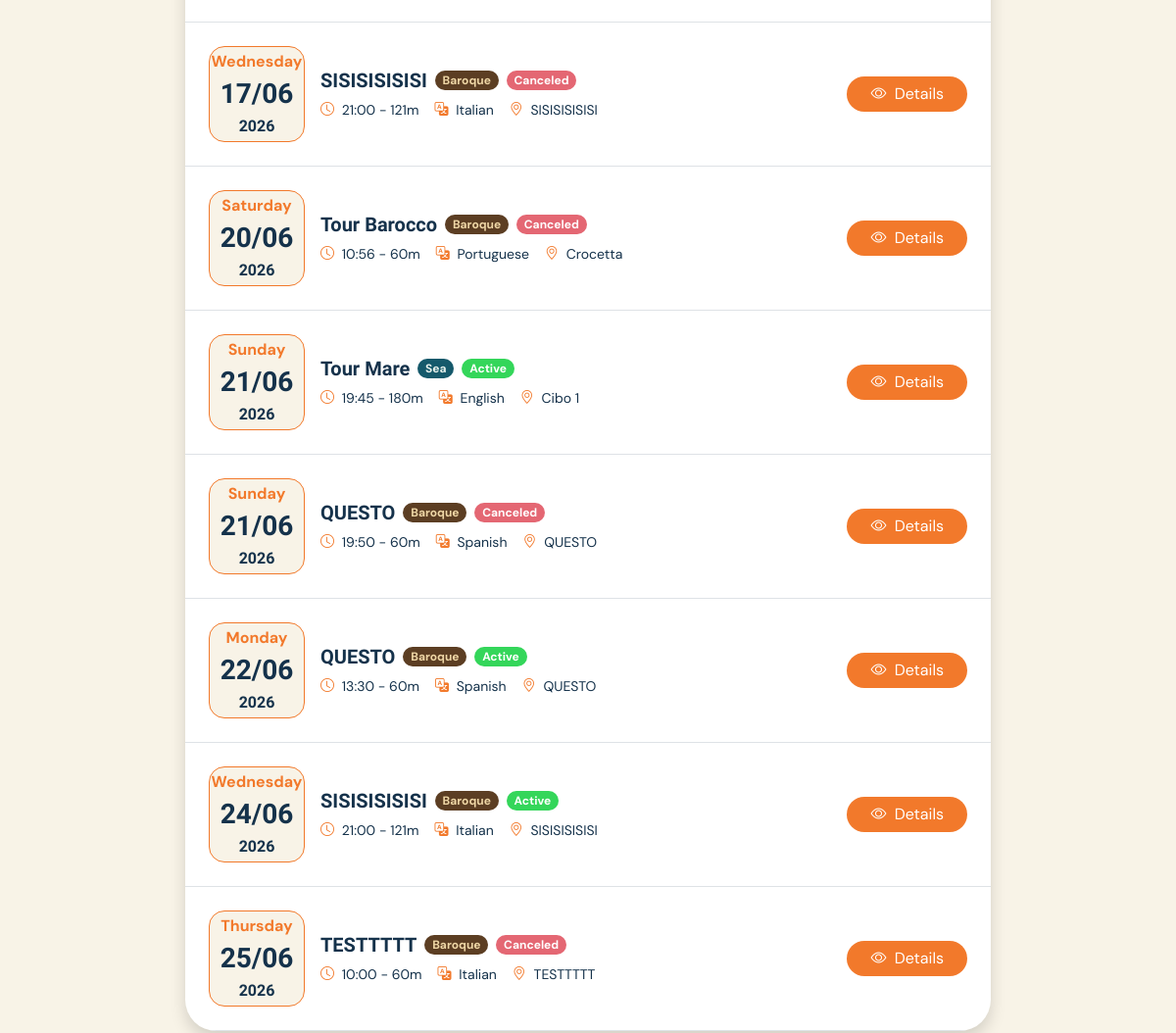
The app's page /schedule (signed in, middle part), older data.
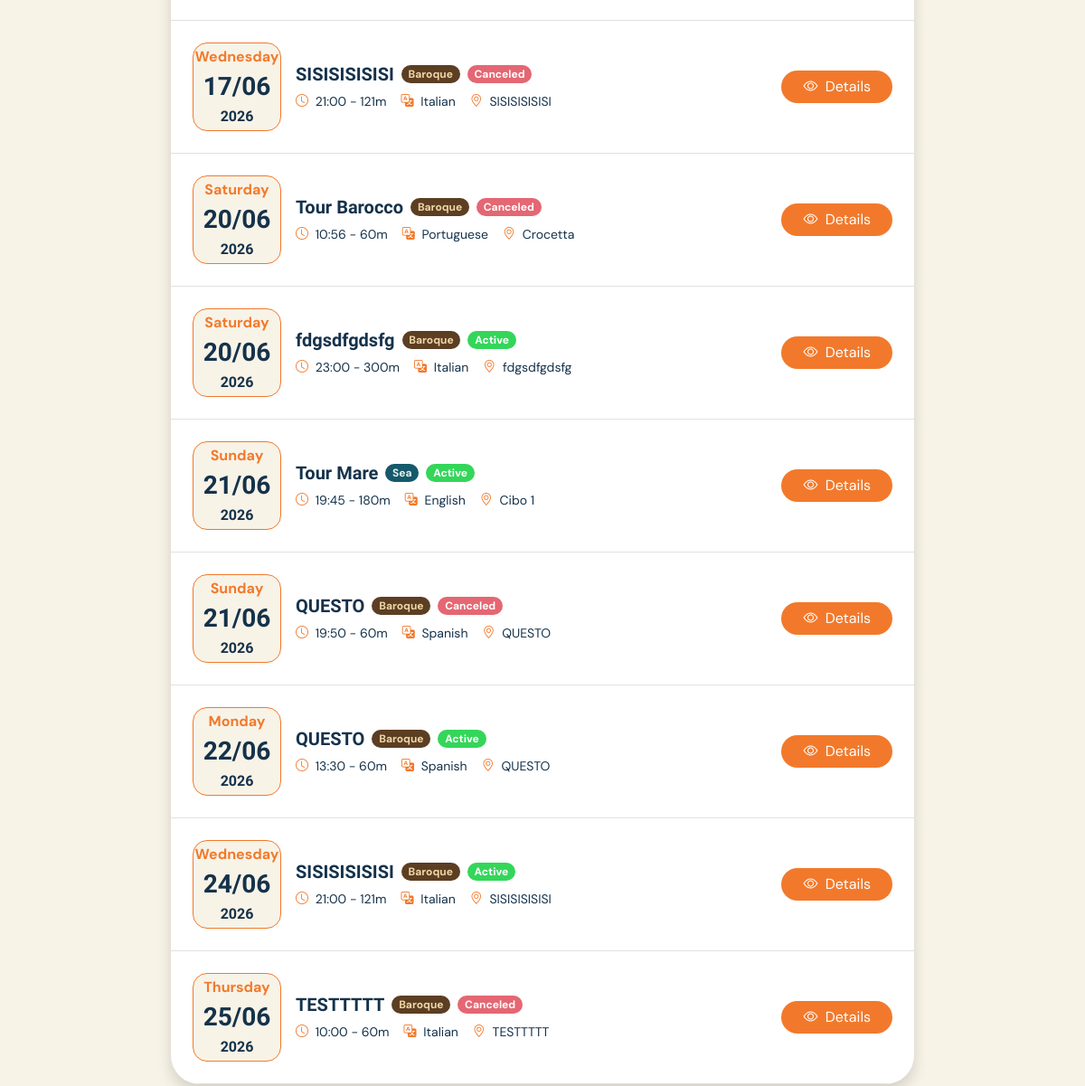
The same page, newer data.
### tables this page shows
CREATE TABLE "tour_occurrences" (
	"id"	TEXT,
	"tour_id"	TEXT NOT NULL,
	"date"	TEXT NOT NULL,
	"start_time"	TEXT NOT NULL,
	"state"	TEXT NOT NULL DEFAULT 'not_departed',
	PRIMARY KEY("id"),
	FOREIGN KEY("tour_id") REFERENCES "tours"("id")
);

CREATE TABLE "tours" (
	"id"	TEXT,
	"guide_id"	TEXT NOT NULL,
	"language_id"	TEXT NOT NULL,
	"title"	TEXT NOT NULL,
	"description"	TEXT NOT NULL,
	"duration"	INTEGER NOT NULL,
	"max_participants"	INTEGER NOT NULL,
	"theme_id"	INTEGER NOT NULL,
	"state"	TEXT NOT NULL DEFAULT 'active',
	PRIMARY KEY("id"),
	FOREIGN KEY("guide_id") REFERENCES "users"("id") ON DELETE CASCADE,
	FOREIGN KEY("language_id") REFERENCES "languages"("id") ON DELETE CASCADE,
	FOREIGN KEY("theme_id") REFERENCES "tour_themes"("id")
);

CREATE TABLE "tour_themes" (
	"id"	INTEGER,
	"name"	TEXT NOT NULL,
	"emoji"	TEXT NOT NULL,
	"description"	TEXT NOT NULL,
	PRIMARY KEY("id" AUTOINCREMENT)
);

CREATE TABLE "languages" (
	"id"	INTEGER,
	"name"	TEXT NOT NULL UNIQUE,
	PRIMARY KEY("id" AUTOINCREMENT)
);

CREATE TABLE "stops" (
	"id"	TEXT,
	"tour_id"	TEXT NOT NULL,
	"place_name"	TEXT NOT NULL,
	"order_number"	INTEGER NOT NULL,
	PRIMARY KEY("id"),
	FOREIGN KEY("tour_id") REFERENCES "tours"("id") ON DELETE CASCADE
);

### app.py (the view)
@login_required
@app.route("/schedule")
def personal_schedule():
    today = date.today()
    if current_user.role == "guide":
        occurrences = occurrencies_dao.get_not_empty_occurrences_by_guide_id(current_user.id)
        for occurrence in occurrences:
            occurrence.tour = tours_dao.get_tour_by_id(occurrence.tour_id)
            occurrence.tour.language = languages_dao.get_language_by_id(occurrence.tour.language_id)["name"]
            occurrence.tour.theme = themes_dao.get_theme_by_id(occurrence.tour.theme_id)
            occurrence.tour.stops = stops_dao.get_first_stop_by_tour(occurrence.tour)
        upcoming = occurrences
    else:
        reservations = reservations_dao.get_reservations_by_participant_id(current_user.id)
        occurrencies = []
        for reservation in reservations:
            occurrence = occurrencies_dao.get_occurrence_by_id(reservation.occurrence_id)
            occurrence.tour = tours_dao.get_tour_by_id(occurrence.tour_id)
            occurrence.tour.language = languages_dao.get_language_by_id(occurrence.tour.language_id)["name"]
            occurrence.tour.theme = themes_dao.get_theme_by_id(occurrence.tour.theme_id)
            occurrence.tour.stops = stops_dao.get_first_stop_by_tour(occurrence.tour)
            occurrence.reservation = reservation
            occurrencies.append(occurrence)
        upcoming = occurrencies
    return render_template("personal_schedule.html", upcoming=upcoming)

### app.py (called while the page is built)
@login_manager.user_loader
def load_user(user_id):
    db_user=users_dao.get_user_by_id(user_id)
    return db_user

### database/daos/languages.py (called while the page is built)
@connect_db
def get_language_by_id(conn, cursor, id):
    query="SELECT * FROM languages WHERE id=(?)"
    cursor.execute(query, (id,))
    language=cursor.fetchone()
    if language is None:
        return None
    return dict(language)

### database/daos/occurrencies.py (called while the page is built)
@connect_db
def get_occurrence_by_id(conn, cursor, occurrence_id):
    query="SELECT * FROM tour_occurrences WHERE id=(?)"
    cursor.execute(query, (occurrence_id,))
    occurrence=cursor.fetchone()
    if occurrence is None:
        return None
    occurrence_obj=Occurrence(occurrence["id"], occurrence["tour_id"], datetime.datetime.strptime(occurrence["date"], "%Y-%m-%d").date(), occurrence["start_time"], occurrence["state"])
    return occurrence_obj

### database/daos/stops.py (called while the page is built)
@connect_db
def get_first_stop_by_tour(conn, cursor, tour):
    query = "SELECT place_name FROM stops WHERE tour_id=(?) ORDER BY order_number ASC LIMIT 1"
    cursor.execute(query, (tour.id,))
    stop = cursor.fetchone()
    if stop:
        return stop["place_name"]
    else:
        return None

### database/daos/themes.py (called while the page is built)
@connect_db
def get_theme_by_id(conn, cursor, id):
    query="SELECT * FROM tour_themes WHERE id=(?)"
    cursor.execute(query, (id,))
    theme=cursor.fetchone()
    if theme is None:
        return None
    theme_obj=Theme(theme["id"], theme["name"], theme["emoji"], theme["description"])
    return theme_obj

### database/daos/tours.py (called while the page is built)
@connect_db
def get_tour_by_id(conn, cursor, id):
    query="SELECT * FROM tours WHERE id=(?)"
    cursor.execute(query, (id,))
    tour=cursor.fetchone()
    if tour is None:
        return None
    tour_obj=Tour(tour["id"], tour["title"], tour["description"], tour["duration"], tour["max_participants"], tour["theme_id"], tour["language_id"], tour["guide_id"], tour["state"])
    return tour_obj

### database/daos/users.py (called while the page is built)
@connect_db
def get_user_by_id(conn, cursor, id):
    query="SELECT * FROM users WHERE id=(?)"
    cursor.execute(query, (id,))
    user=cursor.fetchone()
    if user is None:
        return None
    user_obj=User(user["id"], user["role"], user["email"], user["password"], user["first_name"], user["last_name"], user["profile_photo"])
    return user_obj

### templates/personal_schedule.html (shortened to what this page needs)
{% extends "base.html" %}
{% block content %}
<main class="mx-4 my-5">
    <div class="container w-75">
        <section class="mb-5">
            <div class="bg-white rounded-5 shadow overflow-hidden">
                {% if upcoming|length > 0 %}
                {% for occurrence in upcoming %}
                {% include "booking_card.html" %}
                {% endfor %}
                {% else %}
                <div class="d-flex justify-content-center p-4">
                    <p class="mb-0">No upcoming occurrences found</p>
                </div>
                {% endif %}
            </div>
        </section>
    </div>
</main>
{% endblock %}

### templates/base.html (shortened to what this page needs)
<!doctype html>
<html lang="en">
<head>
    <link href="https://cdn.jsdelivr.net/npm/bootstrap@5.3.5/dist/css/bootstrap.min.css" rel="stylesheet"
>
    <link rel="stylesheet" href="https://cdn.jsdelivr.net/npm/bootstrap-icons@1.11.3/font/bootstrap-icons.min.css">
    <link rel="stylesheet" href="{{ url_for('static', filename='css/style.css') }}">
    <link rel="stylesheet" href="{{ url_for('static', filename='css/themes.css') }}">
    <link rel="stylesheet" href="https://cdn.jsdelivr.net/npm/flatpickr/dist/flatpickr.min.css">
</head>
<body>
    <div class="container-fluid">
        {%block content %}{% endblock %}
    </div>
</body>
</html>

### templates/booking_card.html
<div class="d-flex flex-row align-items-center justify-content-between gap-3 p-4 border-bottom">
    <div class="d-flex align-items-center gap-3">
        <div class="rounded-4 lecce-profile-date p-5">
            <span class="lecce-primary-color fw-bold mb-0 fs-6">{{ occurrence.date.strftime('%A') }}</span>
            <span class="lecce-text-impact lecce-secondary-color fw-bold fs-3 mb-0">{{ occurrence.date.strftime('%d/%m')
                }}</span>
            <span class="lecce-text-impact lecce-secondary-color fw-bold fs-6 mb-0">{{ occurrence.date.strftime('%Y')
                }}</span>
        </div>
        <div>
            <div class="d-flex align-items-center gap-2 mb-2">
                <h3 class="h5 lecce-text-impact lecce-secondary-color fw-bold m-0">
                    <a href="{{ url_for('tour', id=occurrence.tour.id) }}"
                        class="text-decoration-none lecce-secondary-color">
                        {{ occurrence.tour.title }}
                    </a>
                </h3>
                <div
                    class="badge rounded-4 lecce-{{ occurrence.tour.theme.name.lower() }}-background lecce-{{ occurrence.tour.theme.name.lower() }}-text">
                    {{ occurrence.tour.theme.name }}</div>
                {% if occurrence.reservation is not none and occurrence.reservation.state == "canceled" %}
                <div class="badge rounded-4 lecce-negative-background">Canceled</div>
                {% endif %}
                {% if occurrence.reservation is not none and occurrence.reservation.state == "active" %}
                <div class="badge rounded-4 lecce-positive-background">Active</div>
                {% endif %}
            </div>
            <div class="d-flex flex-wrap gap-3 small lecce-secondary-color">
                <span>
                    <i class="bi bi-clock lecce-primary-color me-1"></i>
                    {{ occurrence.start_time }} - {{ occurrence.tour.duration }}m
                </span>
                <span>
                    <i class="bi bi-translate lecce-primary-color me-1"></i>
                    {{ occurrence.tour.language }}
                </span>
                <span>
                    <i class="bi bi-geo-alt lecce-primary-color me-1"></i>
                    {{ occurrence.tour.stops }}
                </span>
            </div>
        </div>
    </div>
    <div>
        {% if current_user.id == occurrence.reservation.participant_id %}
        {% if current_user.role == 'participant' %}
        <a href="{{ url_for('reservation', id=occurrence.reservation.id) }}"
            class="btn lecce-btn lecce-primary-background px-4">
            <i class="bi bi-eye me-1"></i>
            Details
        </a>
        {% else %}
        <a href="#" class="btn lecce-btn lecce-primary-background px-4">
            <i class="bi bi-eye me-1"></i>
            Details
        </a>
        {% endif %}
        {% endif %}
    </div>
</div>

### static/css/style.css (style rules this page uses)
body { background-color: #F8F3E7; font-family: "DM Sans", sans-serif; }
.lecce-text-impact { font-family: "Bricolage Grotesque", sans-serif; }
.lecce-primary-color { color: #F2792B }
.lecce-secondary-color { color: #15324B; }
.lecce-positive-background { background-color: #34d65a; }
.lecce-negative-background { background-color: #e46773; }
.lecce-btn { color: white; border: none; border-radius: 1000px; }
.lecce-primary-background { background-color: #F2792B; color: white; }
.lecce-profile-date { background-color: #F8F3E7; border: 0.1rem solid #F2792B; aspect-ratio: 1/1; border-radius: 0%; width: 4rem; height: 4rem; display: flex; flex-direction: column; align-items: center; justify-content: center; }

### static/css/themes.css (style rules this page uses)
.lecce-baroque-background { background-color: #5c3e23; }
.lecce-baroque-text { color: #EFD7A6; }
.lecce-sea-background { background-color: #15596B; }
.lecce-sea-text { color: #E7F1EC; }

Row changes from the older to the newer data that the page shows:
added tour_occurrences: date "Saturday", date "20/06", date "2026", tour "fdgsdfgdsfg", tour.theme.name "Baroque", shows "Active", start_time "23:00", tour.duration "300", tour.language "Italian", tour.stops "fdgsdfgdsfg"
